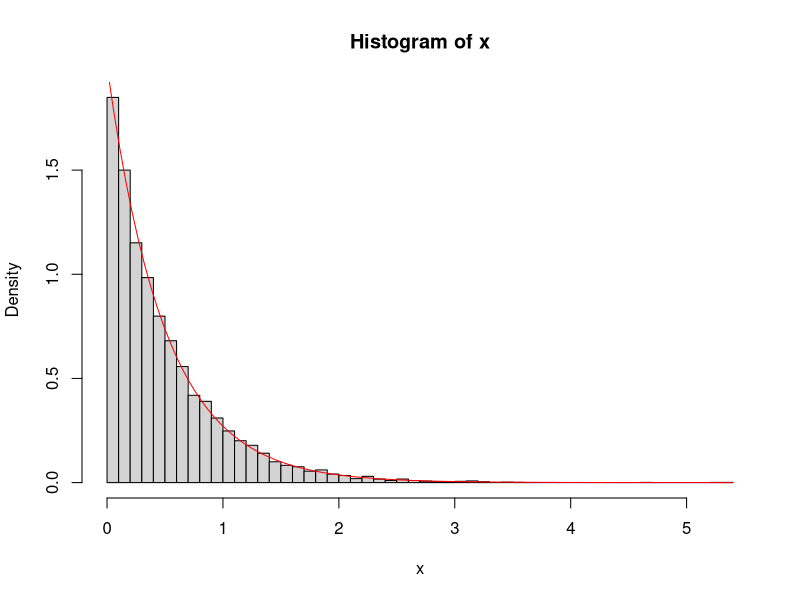
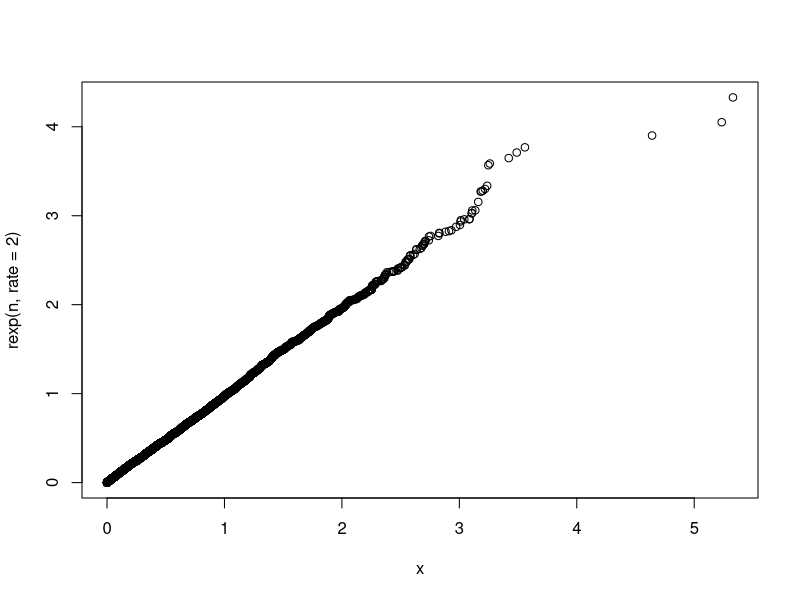

The R script that drew these images, in order:
## ---- chunk 1
n <- 10000
u <- runif(n)
x <- -1/2 * log(1-u)
hist(x, breaks = 50, freq = FALSE)
curve(dexp(x, rate = 2), add = TRUE, col = "red")

qqplot(x, rexp(n, rate = 2))
